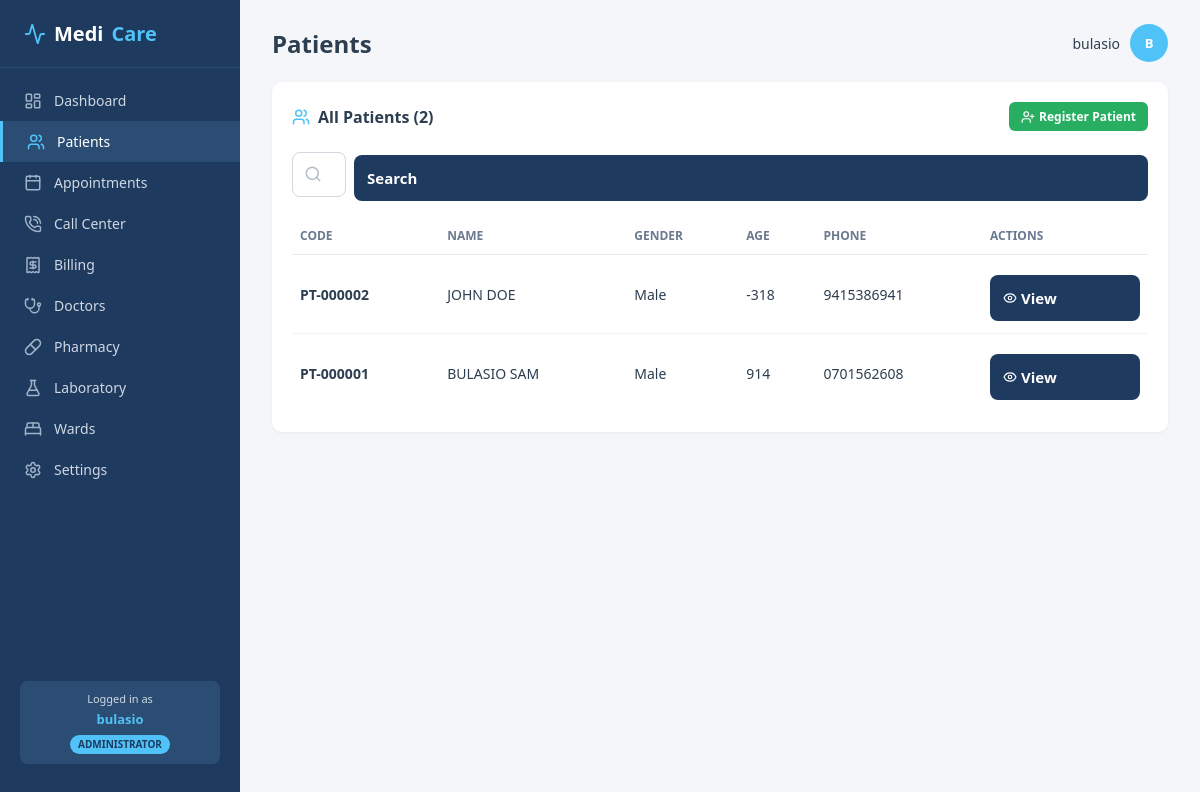
Screenshot of /patients/ (signed in) with the database file from the repository.
### core/models.py (models this page shows, shortened)
class User(AbstractUser):
    ROLE_CHOICES = [
        ('admin',      'Administrator'),
        ('doctor',     'Doctor'),
        ('nurse',      'Nurse'),
        ('reception',  'Receptionist'),
        ('pharmacist', 'Pharmacist'),
        ('lab',        'Lab Technician'),
        ('patient',    'Patient'),
    ]
    role = models.CharField(max_length=20, choices=ROLE_CHOICES, default='patient')
    phone = models.CharField(max_length=20, blank=True)
    avatar = models.ImageField(upload_to='avatars/', null=True, blank=True)
    def initials(self):
        f = self.first_name[:1] if self.first_name else self.username[:1]
        l = self.last_name[:1] if self.last_name else ''
        return (f + l).upper()

class Patient(models.Model):
    GENDER = [('M', 'Male'), ('F', 'Female'), ('O', 'Other')]
    BLOOD = [('A+','A+'),('A-','A-'),('B+','B+'),('B-','B-'),
             ('AB+','AB+'),('AB-','AB-'),('O+','O+'),('O-','O-')]
    user = models.OneToOneField(User, on_delete=models.SET_NULL, null=True, blank=True, related_name='patient')
    code = models.CharField(max_length=20, unique=True, blank=True)
    full_name = models.CharField(max_length=200)
    dob = models.DateField(null=True, blank=True)
    gender = models.CharField(max_length=1, choices=GENDER, default='M')
    blood_group = models.CharField(max_length=3, choices=BLOOD, blank=True)
    phone = models.CharField(max_length=20)
    email = models.EmailField(blank=True)
    address = models.TextField(blank=True)
    emergency_contact = models.CharField(max_length=100, blank=True)
    allergies = models.TextField(blank=True)
    created_at = models.DateTimeField(auto_now_add=True)
    def age(self):
        if not self.dob:
            return '—'
        today = timezone.now().date()
        return today.year - self.dob.year - ((today.month, today.day) < (self.dob.month, self.dob.day))

### core/views.py (the view)
# urls.py: path('patients/', views.patient_list, name='patient_list'),
@login_required
@role_required(['admin', 'reception'])
def patient_list(request):
    q = request.GET.get('q', '').strip()
    patients = Patient.objects.all().order_by('-created_at')
    if q:
        patients = patients.filter(Q(full_name__icontains=q) | Q(code__icontains=q) | Q(phone__icontains=q))
    return render(request, 'patients/list.html', {'patients': patients, 'q': q, 'page_title': 'Patients', 'active_nav': 'patients'})

### core/context_processors.py (called while the page is built)
def role_context(request):
    if not request.user.is_authenticated:
        return {}
    return {
        'current_role': getattr(request.user, 'role', 'patient'),
        'current_role_label': request.user.get_role_display() if hasattr(request.user, 'get_role_display') else 'Patient',
        'user_initials': request.user.initials() if hasattr(request.user, 'initials') else 'U',
    }

### core/views.py (called while the page is built)
def role_required(allowed_roles):
    def decorator(view_func):
        @wraps(view_func)
        def _wrapped_view(request, *args, **kwargs):
            if request.user.role not in allowed_roles:
                raise PermissionDenied
            return view_func(request, *args, **kwargs)
        return _wrapped_view
    return decorator

### templates/patients/list.html (shortened to what this page needs)
{% extends 'base.html' %}
{% block content %}
<div class="panel" style="margin-bottom:20px;">
  <div class="panel-head">
    <h2><i data-lucide="users" class="head-icon"></i> All Patients ({{ patients|length }})</h2>
    <a href="{% url 'patient_create' %}" class="btn-sm btn-success">
      <i data-lucide="user-plus"></i> Register Patient
    </a>
  </div>
  <form method="get" style="margin-bottom:16px;display:flex;gap:8px;">
    <div class="input-wrap" style="flex:1;max-width:400px;">
      <i data-lucide="search"></i>
      <input type="text" name="q" value="{{ q }}" placeholder="Search name, code or phone...">
    </div>
    <button class="btn-sm btn-primary" type="submit">Search</button>
  </form>
  <table>
    <thead>
      <tr><th>Code</th><th>Name</th><th>Gender</th><th>Age</th><th>Phone</th><th>Actions</th></tr>
    </thead>
    <tbody>
      {% for p in patients %}
      <tr>
        <td><strong>{{ p.code }}</strong></td>
        <td>{{ p.full_name }}</td>
        <td>{{ p.get_gender_display }}</td>
        <td>{{ p.age }}</td>
        <td>{{ p.phone }}</td>
        <td>
          <a href="{% url 'patient_detail' p.pk %}" class="btn-sm btn-primary">
            <i data-lucide="eye"></i> View
          </a>
        </td>
      </tr>
      {% empty %}
      <tr><td colspan="6" style="text-align:center;color:#6b7a8f;padding:32px;">
        No patients yet. <a href="{% url 'patient_create' %}">Register the first one</a>.
      </td></tr>
      {% endfor %}
    </tbody>
  </table>
</div>
{% endblock %}

### templates/base.html (shortened to what this page needs)
{% load static %}
<!DOCTYPE html>
<html lang="en">
<head>
  <link rel="stylesheet" href="{% static 'css/hms.css' %}">
</head>
<body>
{% if user.is_authenticated %}
  {% include 'partials/sidebar.html' %}
{% endif %}
<main class="main {% if not user.is_authenticated %}no-sidebar{% endif %}">
  {% if user.is_authenticated %}
    {% include 'partials/topbar.html' %}
  {% endif %}
  {% block content %}{% endblock %}
</main>
</body>
</html>

### templates/partials/sidebar.html
<aside class="sidebar">
  <div class="logo">
    <i data-lucide="activity" class="logo-icon"></i>
    Medi<span>Care</span>
  </div>
  <nav class="nav">
    <a href="{% url 'dashboard' %}" class="{% if active_nav == 'dashboard' %}active{% endif %}">
      <i data-lucide="layout-dashboard"></i><span>Dashboard</span>
    </a>
    {% if current_role == 'admin' or current_role == 'reception' %}
      <a href="{% url 'patient_list' %}" class="{% if active_nav == 'patients' %}active{% endif %}">
        <i data-lucide="users"></i><span>Patients</span>
      </a>
      <a href="{% url 'appointment_list' %}" class="{% if active_nav == 'appointments' %}active{% endif %}">
        <i data-lucide="calendar"></i><span>Appointments</span>
      </a>
      <a href="{% url 'call_center' %}" class="{% if active_nav == 'calls' %}active{% endif %}">
        <i data-lucide="phone-call"></i><span>Call Center</span>
      </a>
      <a href="{% url 'billing_view' %}" class="{% if active_nav == 'billing' %}active{% endif %}">
        <i data-lucide="receipt"></i><span>Billing</span>
      </a>
    {% endif %}
    {% if current_role == 'admin' or current_role == 'doctor' %}
      <a href="#" class="{% if active_nav == 'doctors' %}active{% endif %}">
        <i data-lucide="stethoscope"></i><span>Doctors</span>
      </a>
    {% endif %}
    {% if current_role == 'admin' or current_role == 'pharmacist' %}
      <a href="{% url 'pharmacy_view' %}" class="{% if active_nav == 'pharmacy' %}active{% endif %}">
        <i data-lucide="pill"></i><span>Pharmacy</span>
      </a>
    {% endif %}
    {% if current_role == 'admin' or current_role == 'lab' %}
      <a href="{% url 'lab_view' %}" class="{% if active_nav == 'lab' %}active{% endif %}">
        <i data-lucide="flask-conical"></i><span>Laboratory</span>
      </a>
    {% endif %}
    {% if current_role == 'admin' or current_role == 'nurse' or current_role == 'doctor' %}
      <a href="#" class="{% if active_nav == 'wards' %}active{% endif %}">
        <i data-lucide="bed-double"></i><span>Wards</span>
      </a>
    {% endif %}
    {% if current_role == 'admin' %}
      <a href="#" class="{% if active_nav == 'settings' %}active{% endif %}">
        <i data-lucide="settings"></i><span>Settings</span>
      </a>
    {% endif %}
  </nav>
  <div class="role-badge">
    Logged in as
    <strong>{{ request.user.get_full_name|default:request.user.username|truncatechars:18 }}</strong>
    <span class="role-tag">{{ current_role_label }}</span>
  </div>
</aside>

### templates/partials/topbar.html
<div class="topbar">
  <h1>{{ page_title }}</h1>
  <div class="user">
    <span>{{ request.user.get_full_name|default:request.user.username }}</span>
    <div class="avatar">{{ user_initials }}</div>
  </div>
</div>

### static/css/hms.css (style rules this page uses)
* { margin:0; padding:0; box-sizing:border-box; font-family: 'Segoe UI', system-ui, -apple-system, sans-serif; }
body { background:#f4f6f9; color:#2c3e50; min-height:100vh; }
[data-lucide] { width:18px; height:18px; stroke-width:2; vertical-align:middle; flex-shrink:0; }
.sidebar { width:240px; background:#1e3a5f; color:#cfd8e3; position:fixed; top:0; left:0; height:100vh; padding:20px 0; display:flex; flex-direction:column; z-index:50; overflow-y:auto; }
.logo { padding:0 24px 20px; font-size:20px; font-weight:700; color:#fff; border-bottom:1px solid #2c4d73; display:flex; align-items:center; gap:8px; }
.logo-icon { width:22px !important; height:22px !important; color:#4fc3f7; }
.logo span { color:#4fc3f7; }
.nav { flex:1; padding:12px 0; }
.nav a { display:flex; align-items:center; gap:12px; padding:11px 24px; color:#cfd8e3; text-decoration:none; font-size:14px; transition:0.2s; }
.nav a.active { background:#2c4d73; color:#fff; border-left:3px solid #4fc3f7; }
.nav a [data-lucide] { color:#9fb3c8; }
.nav a.active [data-lucide], .nav a:hover [data-lucide] { color:#4fc3f7; }
.role-badge { margin:12px 20px 16px; padding:10px; background:#2c4d73; border-radius:8px; font-size:11px; text-align:center; line-height:1.5; }
.role-badge strong { display:block; color:#4fc3f7; font-size:13px; margin:2px 0; }
.role-tag { display:inline-block; background:#4fc3f7; color:#1e3a5f; padding:2px 8px; border-radius:10px; font-size:10px; font-weight:700; text-transform:uppercase; margin-top:4px; }
.main { margin-left:240px; padding:24px 32px 60px; }
.topbar { display:flex; justify-content:space-between; align-items:center; margin-bottom:20px; }
.topbar h1 { font-size:24px; font-weight:600; }
.topbar .user { display:flex; align-items:center; gap:10px; font-size:14px; }
.avatar { width:38px; height:38px; border-radius:50%; background:#4fc3f7; display:flex; align-items:center; justify-content:center; color:#fff; font-weight:700; font-size:13px; }
.panel { background:#fff; border-radius:10px; padding:20px; box-shadow:0 1px 3px rgba(0,0,0,0.06); }
.panel-head { display:flex; justify-content:space-between; align-items:center; margin-bottom:16px; }
.panel-head h2 { font-size:16px; font-weight:600; display:flex; align-items:center; gap:8px; margin:0; }
.panel-head .head-icon { width:18px !important; height:18px !important; color:#4fc3f7; }
table { width:100%; border-collapse:collapse; font-size:14px; }
th { text-align:left; padding:10px 8px; color:#6b7a8f; font-weight:600; font-size:12px; text-transform:uppercase; border-bottom:1px solid #e8ecf1; }
td { padding:12px 8px; border-bottom:1px solid #f0f3f7; }
tr:last-child td { border-bottom:none; }
.btn-sm { padding:6px 12px; border:none; border-radius:6px; font-size:12px; font-weight:600; cursor:pointer; display:inline-flex; align-items:center; gap:4px; text-decoration:none; }
.btn-sm [data-lucide] { width:14px !important; height:14px !important; }
.btn-sm.btn-success { background:#27ae60; color:#fff; }
.btn-sm.btn-primary { background:#1e3a5f; color:#fff; }
.input-wrap { position: relative; display: flex; align-items: center; }
.input-wrap [data-lucide] { position: absolute; left: 12px; width: 18px; height: 18px; color: #b0bec5; }
.input-wrap input { width: 100%; padding: 12px 12px 12px 40px; border: 1px solid #d0d7de; border-radius: 8px; font-size: 14px; transition: 0.2s; }
.btn-primary { width: 100%; padding: 13px; background: #1e3a5f; color: #fff; border: none; border-radius: 8px; font-size: 15px; font-weight: 600; cursor: pointer; margin-top: 8px; transition: 0.2s; }

### rows the page displays
User: user.get_full_name "bulasio"
Patient: code "PT-000002", full_name "JOHN DOE", gender "Male", age "-318", phone "9415386941"
Patient: code "PT-000001", full_name "BULASIO SAM", gender "Male", age "914", phone "0701562608"

### other values shown
{{ current_role_label }} "ADMINISTRATOR"
{{ page_title }} "Patients"
{{ user_initials }} "B"
{{ patients|length }} "2"
